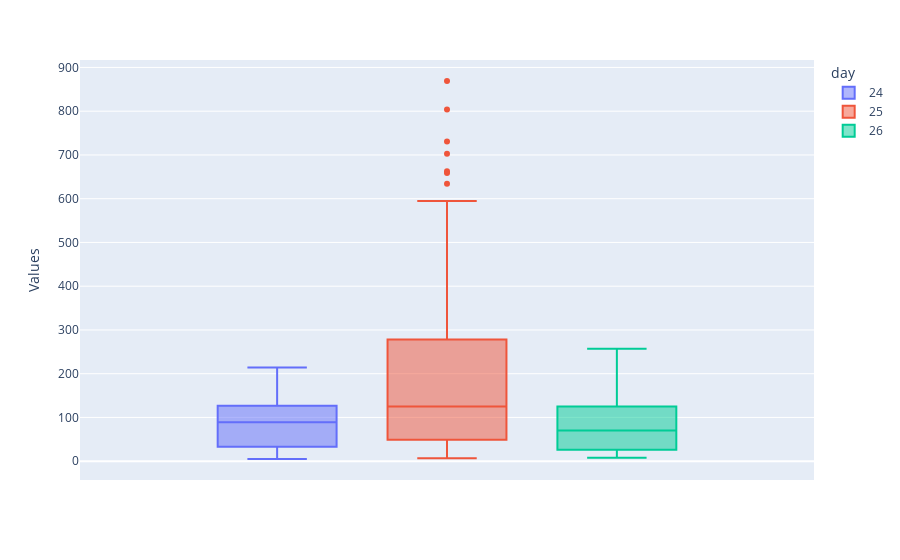

Notebook source saved alongside this figure:
### Code cell
px.box(df, y='Values', color='day')

### Figure 1 — Plotly figure (JSON) as saved in the notebook; plotly's stock layout.template omitted (floating-point values rounded to 4 significant figures; data arrays with more than 128 entries replaced by an {"elided": "..."} marker saying what was removed)
{"data": [{"alignmentgroup": "True", "hovertemplate": "day=24<br>Values=%{y}<extra></extra>", "legendgroup": "24", "marker": {"color": "#636efa"}, "name": "24", "notched": false, "offsetgroup": "24", "orientation": "v", "showlegend": true, "type": "box", "x0": " ", "xaxis": "x", "y": {"elided": "1340 int values"}, "y0": " ", "yaxis": "y"}, {"alignmentgroup": "True", "hovertemplate": "day=25<br>Values=%{y}<extra></extra>", "legendgroup": "25", "marker": {"color": "#EF553B"}, "name": "25", "notched": false, "offsetgroup": "25", "orientation": "v", "showlegend": true, "type": "box", "x0": " ", "xaxis": "x", "y": {"elided": "1439 int values"}, "y0": " ", "yaxis": "y"}, {"alignmentgroup": "True", "hovertemplate": "day=26<br>Values=%{y}<extra></extra>", "legendgroup": "26", "marker": {"color": "#00cc96"}, "name": "26", "notched": false, "offsetgroup": "26", "orientation": "v", "showlegend": true, "type": "box", "x0": " ", "xaxis": "x", "y": {"elided": "818 int values"}, "y0": " ", "yaxis": "y"}], "layout": {"boxmode": "group", "legend": {"title": {"text": "day"}, "tracegroupgap": 0}, "margin": {"t": 60}, "xaxis": {"anchor": "y", "domain": [0, 1]}, "yaxis": {"anchor": "x", "domain": [0, 1], "title": {"text": "Values"}}}}
